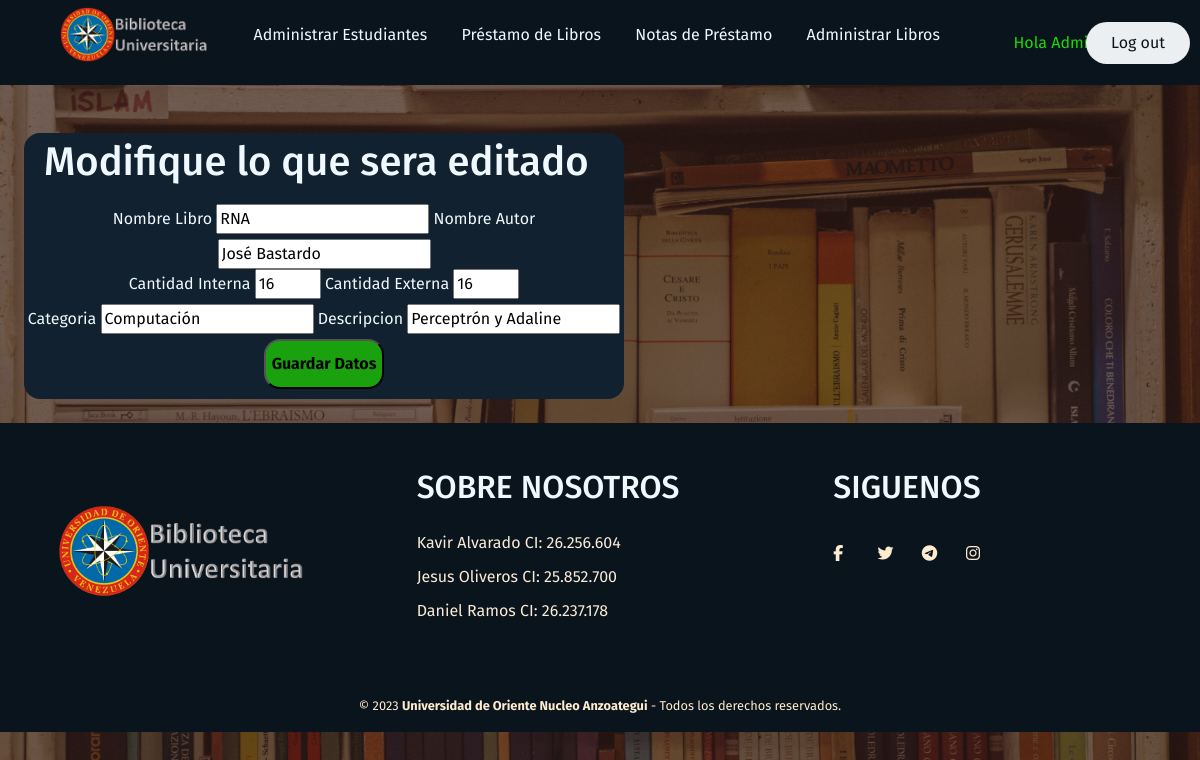
Page /administrarlibros/editarlibro/86484775/ (signed in) on the committed database.
### AdministrarLibros/models.py (models this page shows, shortened)
class Libro(models.Model):# Tabla con el nombre Libro
    nombre=models.CharField(max_length=50, verbose_name="Nombre del Libro")
    id=models.CharField(max_length=30, verbose_name="Cota del Libro", primary_key=True)
    autor=models.CharField(max_length=50, verbose_name="Autor del libro")
    tipo=models.CharField(max_length=8, choices=Choice_Libro ,verbose_name="Tipo del libro")
    cantidadint=models.PositiveIntegerField(validators=[MinValueValidator(1)], verbose_name="Copias Internas")
    cantidadext=models.PositiveIntegerField(validators=[MinValueValidator(0)], verbose_name="Copias Externas")
    categoria=models.CharField(max_length=20, verbose_name="Categoria del Libro")
    descripcion = models.CharField(max_length=50, verbose_name="Descripcion del Libro")
    fecha=models.DateTimeField(auto_now_add=True, verbose_name="Fecha del Ingreso")
    class Meta:
        verbose_name='libro'
        verbose_name_plural='libros'

### AdministrarLibros/views.py (the view)
# urls.py: path('editarlibro/<str:id>/', views.editar_libros, name='Editarlibro'),
def editar_libros(request, id):
    try:
        Libros = Libro.objects.get(id = id)
        return render(request, "administrarlibros/editarlibro.html", {'libros': Libros})
    except:
        Libros = Libro.objects.all()
        FormLibro = FormularioLibro()
        return render(request, "administrarlibros/administrarlibros.html", {'formL':FormLibro, 'libros': Libros})

### AdministrarLibros/templates/administrarlibros/editarlibro.html (shortened to what this page needs)
{% extends "base/base.html" %}
{% load static %}
{% block content %}
    <link href="{% static 'Biblioteca/bootstrap.min.css' %}" rel="stylesheet">
    <link rel="stylesheet" href="{% static 'Biblioteca/css/StylesBase.css' %}">
    <link rel="stylesheet" href="{% static 'Biblioteca\css\StylesLibros.css' %}">
    <link rel="stylesheet" href="{% static 'Biblioteca\css\StylesTablas.css' %}">
    {% if user.is_authenticated %}
        {% if user.groups.all %}
            {% for group in user.groups.all %}
                {% if group.name == "WorkerTeam" %}
                <div class="opciones">
                    <div class="box">
                        <h1>Necesita ser Administrador para poder utilizar esta funcion</h1>
                    </div>
                {% endif %}
            {% endfor %}
        {% else %}
            <div class="opciones">
                <div class="box">
                    <h1>Modifique lo que sera editado</h1>
                </div>
                <center><form action="{% url 'LibroEditado' libros.id %}" method="post" style="margin: auto; color: aliceblue;">
                <label for="name">Nombre Libro</label>
                <input type="text" name="txtnom" value="{{ libros.nombre }}" placeholder="Nombre de Libro" required />
                <label for="name">Nombre Autor</label>
                <input type="text" name="txtautor" value="{{ libros.autor }}" placeholder="Nombre de Autor" required />
                <br/>
                {% if libros.tipo == 'Libros' %}
                <label for="name">Cantidad Interna</label>
                <input type="number" name="txtcant" value="{{ libros.cantidadint }}" min="1" max="50" placeholder="Precio de Producto" required />
                <label for="name">Cantidad Externa</label>
                <input type="number" name="txtcante" value="{{ libros.cantidadext }}" min="0" max="50" placeholder="Precio de Producto" required />
                <br/>
                {% endif %}
                <label for="name">Categoria</label>
                <input type="text" name="txtcategory" value="{{ libros.categoria }}" placeholder="Categoria" required />
                <label for="name">Descripcion</label>
                <input type="text" name="txtdescrip" value="{{ libros.descripcion }}" placeholder="Descripcion" required />
                <br/>
                <button type="submit" class="ingresar-button"><strong>Guardar Datos</strong></button>
                </form></center>
            </div>
        {% endif %}
    {% else %}
        <div class="opciones">
            <div class="box">
                <h1>Necesita ser Administrador para poder utilizar esta funcion</h1>
            </div>
        </div>
    {% endif %}
{% endblock %}

### Home/templates/base/base.html (shortened to what this page needs)
<!DOCTYPE html>
<html>
    <head>
        {% load static %}
        <link rel="stylesheet" href="{% static 'Biblioteca/css/StylesBase.css' %}">
    </head>
    <body>
        <header>
            <div class="h-de-pagina">
                <div style="text-align: left; margin-right: -50px;" class="logo">
                    <figure>
                        <a href="{% url 'Home' %}">
                            <img src="{% static 'Biblioteca/imgprojts/Logo.png' %}" alt="Logo UDO">
                        </a>
                    </figure>
                </div>
                <nav  style="text-align: center; margin-right: 20px;">
                    <ul class="nav-links">
                        <li><a class="{% if request.path == '/administrarestudiantes/' %}active{% endif %}" href="{% url 'AdministrarEstudiantes' %}" id="administrarEstudiantes">Administrar Estudiantes</a></li>
                        <li><a class="{% if request.path == '/generarprestamo/' %}active{% endif %}" href="{% url 'GenerarPrestamo' %}">Préstamo de Libros</a></li>
                        <li><a class="{% if request.path == '/notasprestamo/' %}active{% endif %}" href="{% url 'NotasPrestamo' %}">Notas de Préstamo</a></li>
                        <li><a class="{% if request.path == '/administrarlibros/' %}active{% endif %}" href="{% url 'AdministrarLibros' %}">Administrar Libros</a></li>
                    </ul>
                </nav>
                {% if user.is_authenticated %}
                    <div style="text-align: right; margin-right: -50px;"><a style="color: rgb(26, 216, 8);">Hola {{user.username}}</a></div>
                    <div style="text-align: right; margin-right: -50px;"><a href="{% url 'Logout' %}" class="sesion"><button>Log out</button></a></div>
                {% else %}
                    <div style="text-align: right; margin-right: -70px;"><a href="{% url 'Login' %}" class="sesion"><button>Login</button></a></div>
                    <div style="text-align: right; margin-right: -20px;"><a href="{% url 'SignUp' %}" class="sesion"><button>Sign Up</button></a></div>
                {% endif %}
        </header>
        <div>
            {% block content %}
            {% endblock %}
        </div>
        <footer class="pie-de-pagina">
            <div class="case-one">
                <div class="box">
                    <figure>
                        <a href="#">
                            <img src="{% static 'Biblioteca/imgprojts/Logo.png' %}" alt="Logo UDO">
                        </a>
                    </figure>
                </div>
                <div class="box">
                    <h2>SOBRE NOSOTROS</h2>
                    <p>Kavir Alvarado CI: 26.256.604</p>
                    <p>Jesus Oliveros CI: 25.852.700</p>
                    <p>Daniel Ramos CI: 26.237.178</p>
                </div>
                <div class="box">
                    <h2>SIGUENOS</h2>
                    <div class="redes">
                        <a href="#" class="fa fa-facebook"></a>
                        <a href="#" class="fa fa-twitter"></a>
                        <a href="#" class="fa fa-telegram"></a>
                        <a href="#" class="fa fa-instagram"></a>
                    </div>
                </div>
            </div>
            <div class="case-two">
                <small>&copy; 2023 <b>Universidad de Oriente Nucleo Anzoategui</b> - Todos los derechos reservados.</small>
            </div>
        </footer>
    </body>
</html>

### Home/static/Biblioteca/css/StylesBase.css (style rules this page uses)
* { margin: 0; padding: 1; box-sizing: border-box; font-family: 'Fira Sans', sans-serif; }
body { font-family: 'Lora'; background: linear-gradient(rgba(47, 23, 15, 0.65), rgba(47, 23, 15, 0.65)), url("../imgprojts/BiblioA.jpg"); background-attachment: fixed; background-position: center; background-size: cover; }
.h-de-pagina { width: 100%; background-color: #0a141d; margin: auto; display: flex; justify-content: space-between; align-items:center; height: 85px; padding: 10px 5%; }
.h-de-pagina .logo figure { width: 100%; height: 100%; }
.h-de-pagina .logo figure img { width: 150px; transition: all 0.3s; }
.h-de-pagina .nav-links { list-style: none; }
.h-de-pagina .nav-links li { display: inline-block; padding: 0 15px; }
.h-de-pagina .nav-links li a { text-decoration: none; color: aliceblue; }
.h-de-pagina .sesion button { font-size: 500; color: #0a141d; padding: 9px 25px; background: #eceff1; border: none; border-radius: 40px; transition: all 0.12s ease 0s; }
.pie-de-pagina { width: 100%; background-color: #0a141d; }
.pie-de-pagina .case-one { width: 100%; max-width: 1200px; margin: auto; display: grid; grid-template-columns: repeat(3, 1fr); grid-gap: 50px; padding: 45px 0px; }
.pie-de-pagina .case-one .box figure { width: 100%; height: 100%; display: flex; justify-content: center; align-items: center; }
.pie-de-pagina .case-one .box figure img { width: 250px; }
.pie-de-pagina .case-one .box h2 { color: aliceblue; margin-bottom: 25px; }
.pie-de-pagina .case-one .box p { color: antiquewhite; margin-bottom: 10px; }
.pie-de-pagina .case-one .box .redes a { display: inline-block; text-decoration: none; width: 30px; height: 30px; line-height: 45px; color: blanchedalmond; margin-right: 10px; transition: all 300ms ease; }
.pie-de-pagina .case-two { padding: 15px 10px; text-align: center; }
.pie-de-pagina .case-two small { color: blanchedalmond; justify-content: center; }

### Home/static/Biblioteca/css/StylesLibros.css (style rules this page uses)
.opciones { background-color: #11212f; margin: 2%; width: 50%; border-radius: 1em; }
.opciones h1 { color: aliceblue; }
.opciones .box { margin: 5px 15px; padding: 5px; }

### Home/static/Biblioteca/css/StylesTablas.css (style rules this page uses)
.ingresar-button { height: 50px; border-radius: 1em; margin-bottom: 10px; background-color: rgb(25, 162, 13); }

### rows in the picture
Libro: txtnom "RNA", txtautor "José Bastardo", txtcant "16", txtcante "16", txtcategory "Computación", txtdescrip "Perceptrón y Adaline"

### other values in the picture
{{ user.username }} "Admin"
